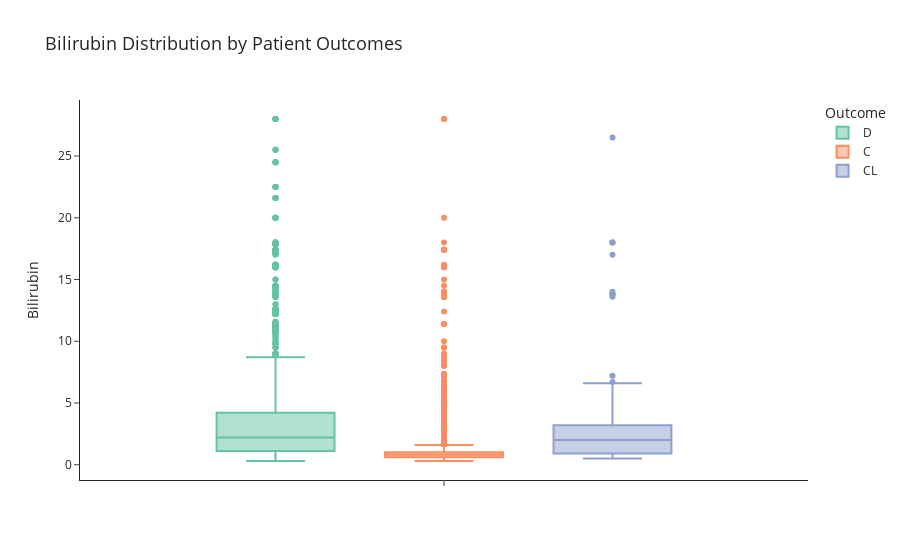
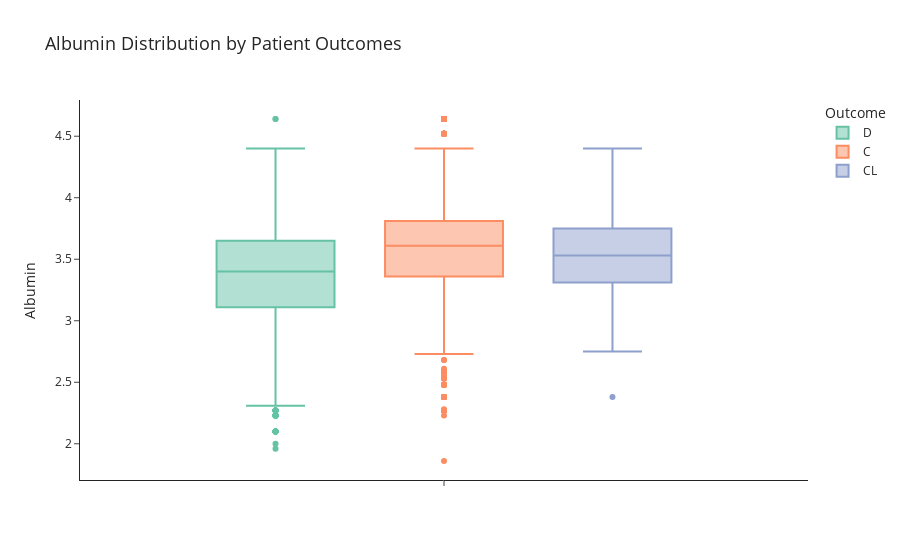
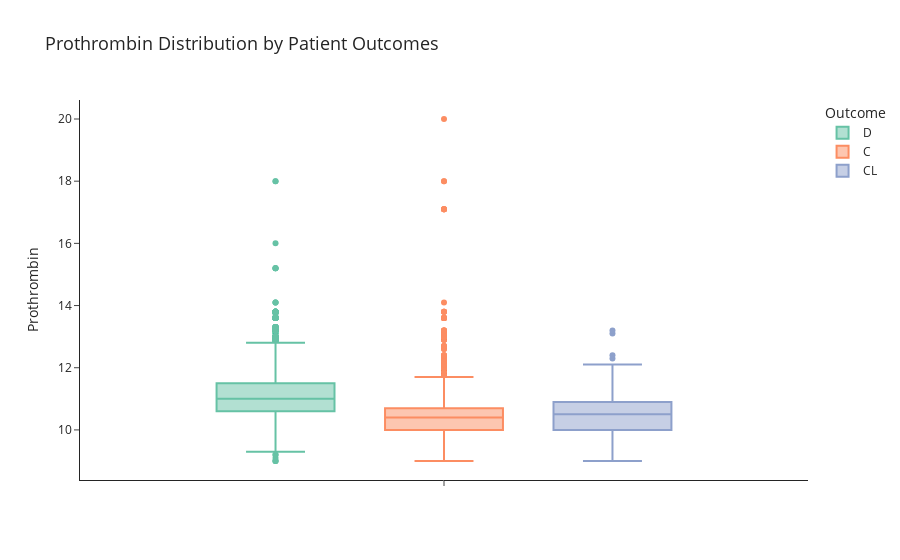
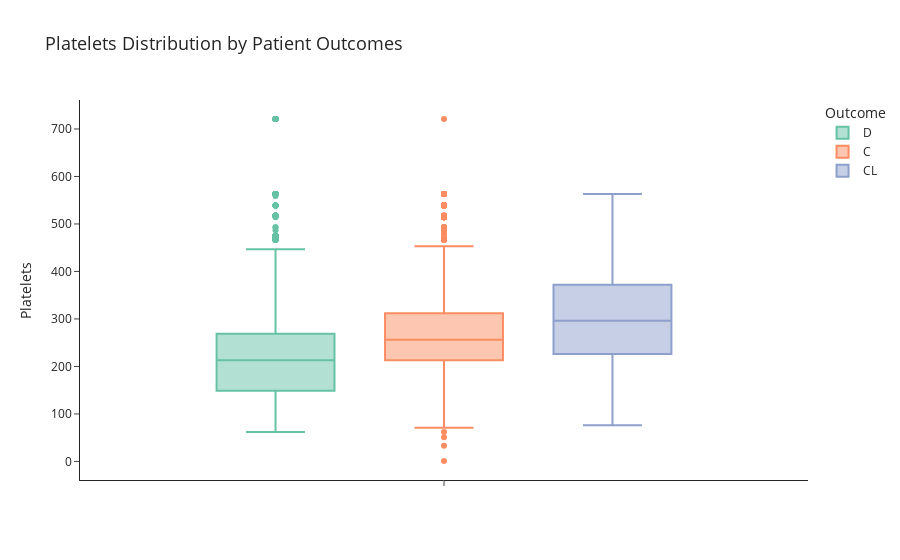

These figures' notebook cell, in order:
### Markdown cell above
<i>Clinical features vs Outcome</i>

### Code cell
# Distribution of other 4 important clinical features vs Outcome
clinical_features = ['Bilirubin', 'Albumin', 'Prothrombin', 'Platelets']
for feature in clinical_features:
    fig = px.box(train, 
                y=feature,
                color='Status',
                title=f'{feature} Distribution by Patient Outcomes',
                labels={feature:feature, 'Status':'Outcome'},
                color_discrete_sequence=px.colors.qualitative.Set2)

    fig.update_layout(title_font_size=18,
                    yaxis=dict(title=feature),
                    template='simple_white')
    fig.show()

### Figure 1 — Plotly figure (JSON) as saved in the notebook; plotly's stock layout.template omitted (floating-point values rounded to 4 significant figures; data arrays with more than 128 entries replaced by an {"elided": "..."} marker saying what was removed)
{"data": [{"alignmentgroup": "True", "hovertemplate": "Outcome=D<br>Bilirubin=%{y}<extra></extra>", "legendgroup": "D", "marker": {"color": "rgb(102,194,165)"}, "name": "D", "notched": false, "offsetgroup": "D", "orientation": "v", "showlegend": true, "type": "box", "x0": " ", "xaxis": "x", "y": {"elided": "4540 float values"}, "y0": " ", "yaxis": "y"}, {"alignmentgroup": "True", "hovertemplate": "Outcome=C<br>Bilirubin=%{y}<extra></extra>", "legendgroup": "C", "marker": {"color": "rgb(252,141,98)"}, "name": "C", "notched": false, "offsetgroup": "C", "orientation": "v", "showlegend": true, "type": "box", "x0": " ", "xaxis": "x", "y": {"elided": "10087 float values"}, "y0": " ", "yaxis": "y"}, {"alignmentgroup": "True", "hovertemplate": "Outcome=CL<br>Bilirubin=%{y}<extra></extra>", "legendgroup": "CL", "marker": {"color": "rgb(141,160,203)"}, "name": "CL", "notched": false, "offsetgroup": "CL", "orientation": "v", "showlegend": true, "type": "box", "x0": " ", "xaxis": "x", "y": {"elided": "351 float values"}, "y0": " ", "yaxis": "y"}], "layout": {"boxmode": "group", "legend": {"title": {"text": "Outcome"}, "tracegroupgap": 0}, "title": {"font": {"size": 18}, "text": "Bilirubin Distribution by Patient Outcomes"}, "xaxis": {"anchor": "y", "domain": [0, 1]}, "yaxis": {"anchor": "x", "domain": [0, 1], "title": {"text": "Bilirubin"}}}}

### Figure 2 — Plotly figure (JSON) as saved in the notebook; plotly's stock layout.template omitted (floating-point values rounded to 4 significant figures; data arrays with more than 128 entries replaced by an {"elided": "..."} marker saying what was removed)
{"data": [{"alignmentgroup": "True", "hovertemplate": "Outcome=D<br>Albumin=%{y}<extra></extra>", "legendgroup": "D", "marker": {"color": "rgb(102,194,165)"}, "name": "D", "notched": false, "offsetgroup": "D", "orientation": "v", "showlegend": true, "type": "box", "x0": " ", "xaxis": "x", "y": {"elided": "4540 float values"}, "y0": " ", "yaxis": "y"}, {"alignmentgroup": "True", "hovertemplate": "Outcome=C<br>Albumin=%{y}<extra></extra>", "legendgroup": "C", "marker": {"color": "rgb(252,141,98)"}, "name": "C", "notched": false, "offsetgroup": "C", "orientation": "v", "showlegend": true, "type": "box", "x0": " ", "xaxis": "x", "y": {"elided": "10087 float values"}, "y0": " ", "yaxis": "y"}, {"alignmentgroup": "True", "hovertemplate": "Outcome=CL<br>Albumin=%{y}<extra></extra>", "legendgroup": "CL", "marker": {"color": "rgb(141,160,203)"}, "name": "CL", "notched": false, "offsetgroup": "CL", "orientation": "v", "showlegend": true, "type": "box", "x0": " ", "xaxis": "x", "y": {"elided": "351 float values"}, "y0": " ", "yaxis": "y"}], "layout": {"boxmode": "group", "legend": {"title": {"text": "Outcome"}, "tracegroupgap": 0}, "title": {"font": {"size": 18}, "text": "Albumin Distribution by Patient Outcomes"}, "xaxis": {"anchor": "y", "domain": [0, 1]}, "yaxis": {"anchor": "x", "domain": [0, 1], "title": {"text": "Albumin"}}}}

### Figure 3 — Plotly figure (JSON) as saved in the notebook; plotly's stock layout.template omitted (floating-point values rounded to 4 significant figures; data arrays with more than 128 entries replaced by an {"elided": "..."} marker saying what was removed)
{"data": [{"alignmentgroup": "True", "hovertemplate": "Outcome=D<br>Prothrombin=%{y}<extra></extra>", "legendgroup": "D", "marker": {"color": "rgb(102,194,165)"}, "name": "D", "notched": false, "offsetgroup": "D", "orientation": "v", "showlegend": true, "type": "box", "x0": " ", "xaxis": "x", "y": {"elided": "4540 float values"}, "y0": " ", "yaxis": "y"}, {"alignmentgroup": "True", "hovertemplate": "Outcome=C<br>Prothrombin=%{y}<extra></extra>", "legendgroup": "C", "marker": {"color": "rgb(252,141,98)"}, "name": "C", "notched": false, "offsetgroup": "C", "orientation": "v", "showlegend": true, "type": "box", "x0": " ", "xaxis": "x", "y": {"elided": "10087 float values"}, "y0": " ", "yaxis": "y"}, {"alignmentgroup": "True", "hovertemplate": "Outcome=CL<br>Prothrombin=%{y}<extra></extra>", "legendgroup": "CL", "marker": {"color": "rgb(141,160,203)"}, "name": "CL", "notched": false, "offsetgroup": "CL", "orientation": "v", "showlegend": true, "type": "box", "x0": " ", "xaxis": "x", "y": {"elided": "351 float values"}, "y0": " ", "yaxis": "y"}], "layout": {"boxmode": "group", "legend": {"title": {"text": "Outcome"}, "tracegroupgap": 0}, "title": {"font": {"size": 18}, "text": "Prothrombin Distribution by Patient Outcomes"}, "xaxis": {"anchor": "y", "domain": [0, 1]}, "yaxis": {"anchor": "x", "domain": [0, 1], "title": {"text": "Prothrombin"}}}}

### Figure 4 — Plotly figure (JSON) as saved in the notebook; plotly's stock layout.template omitted (floating-point values rounded to 4 significant figures; data arrays with more than 128 entries replaced by an {"elided": "..."} marker saying what was removed)
{"data": [{"alignmentgroup": "True", "hovertemplate": "Outcome=D<br>Platelets=%{y}<extra></extra>", "legendgroup": "D", "marker": {"color": "rgb(102,194,165)"}, "name": "D", "notched": false, "offsetgroup": "D", "orientation": "v", "showlegend": true, "type": "box", "x0": " ", "xaxis": "x", "y": {"elided": "4540 int values"}, "y0": " ", "yaxis": "y"}, {"alignmentgroup": "True", "hovertemplate": "Outcome=C<br>Platelets=%{y}<extra></extra>", "legendgroup": "C", "marker": {"color": "rgb(252,141,98)"}, "name": "C", "notched": false, "offsetgroup": "C", "orientation": "v", "showlegend": true, "type": "box", "x0": " ", "xaxis": "x", "y": {"elided": "10087 float values"}, "y0": " ", "yaxis": "y"}, {"alignmentgroup": "True", "hovertemplate": "Outcome=CL<br>Platelets=%{y}<extra></extra>", "legendgroup": "CL", "marker": {"color": "rgb(141,160,203)"}, "name": "CL", "notched": false, "offsetgroup": "CL", "orientation": "v", "showlegend": true, "type": "box", "x0": " ", "xaxis": "x", "y": {"elided": "351 int values"}, "y0": " ", "yaxis": "y"}], "layout": {"boxmode": "group", "legend": {"title": {"text": "Outcome"}, "tracegroupgap": 0}, "title": {"font": {"size": 18}, "text": "Platelets Distribution by Patient Outcomes"}, "xaxis": {"anchor": "y", "domain": [0, 1]}, "yaxis": {"anchor": "x", "domain": [0, 1], "title": {"text": "Platelets"}}}}
